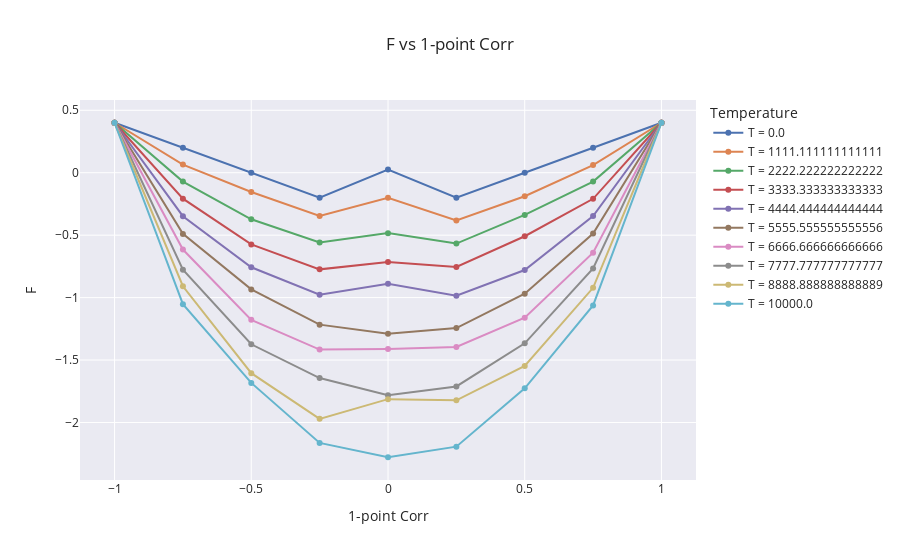

Notebook cell for this chart:
### Code cell
fig = go.Figure()
results = df8

for T in results['T'].unique():
    fig.add_trace(go.Scatter(x = results[results['T'] == T]['1-point_corr'],
                             y = results[results['T'] == T]['F'],
                             mode='markers+lines',
                             name=f'T = {T}',
                            )
                 )

fig.update_layout(
    title="F vs 1-point Corr",
    xaxis_title="1-point Corr",
    yaxis_title="F",
    legend_title="Temperature",
    template='seaborn'
)
#fig.update_traces(texttemplate='%{text:.2s}', textposition='top center')
fig.show()

### Figure 1 — Plotly figure (JSON) as saved in the notebook; plotly's stock layout.template omitted (floating-point values rounded to 4 significant figures)
{"data": [{"mode": "markers+lines", "name": "T = 0.0", "type": "scatter", "x": [-1.0, -0.75, -0.5, -0.25, 0, 0.25, 0.5, 0.75, 1.0], "y": [0.4, 0.2, 3.799e-10, -0.2, 0.02501, -0.2, 5.821e-08, 0.2, 0.4]}, {"mode": "markers+lines", "name": "T = 1111.111111111111", "type": "scatter", "x": [-1.0, -0.75, -0.5, -0.25, 0, 0.25, 0.5, 0.75, 1.0], "y": [0.4, 0.06522, -0.1546, -0.3461, -0.2004, -0.3819, -0.1884, 0.06105, 0.4]}, {"mode": "markers+lines", "name": "T = 2222.222222222222", "type": "scatter", "x": [-1.0, -0.75, -0.5, -0.25, 0, 0.25, 0.5, 0.75, 1.0], "y": [0.4, -0.07091, -0.3726, -0.5585, -0.4837, -0.5675, -0.3376, -0.07086, 0.4]}, {"mode": "markers+lines", "name": "T = 3333.333333333333", "type": "scatter", "x": [-1.0, -0.75, -0.5, -0.25, 0, 0.25, 0.5, 0.75, 1.0], "y": [0.4, -0.208, -0.5742, -0.7738, -0.7156, -0.754, -0.5087, -0.209, 0.4]}, {"mode": "markers+lines", "name": "T = 4444.444444444444", "type": "scatter", "x": [-1.0, -0.75, -0.5, -0.25, 0, 0.25, 0.5, 0.75, 1.0], "y": [0.4, -0.3482, -0.7572, -0.9774, -0.8893, -0.9849, -0.7789, -0.347, 0.4]}, {"mode": "markers+lines", "name": "T = 5555.555555555556", "type": "scatter", "x": [-1.0, -0.75, -0.5, -0.25, 0, 0.25, 0.5, 0.75, 1.0], "y": [0.4, -0.4898, -0.9342, -1.216, -1.29, -1.244, -0.9686, -0.487, 0.4]}, {"mode": "markers+lines", "name": "T = 6666.666666666666", "type": "scatter", "x": [-1.0, -0.75, -0.5, -0.25, 0, 0.25, 0.5, 0.75, 1.0], "y": [0.4, -0.615, -1.178, -1.416, -1.41, -1.395, -1.16, -0.6403, 0.4]}, {"mode": "markers+lines", "name": "T = 7777.777777777777", "type": "scatter", "x": [-1.0, -0.75, -0.5, -0.25, 0, 0.25, 0.5, 0.75, 1.0], "y": [0.4, -0.7767, -1.374, -1.644, -1.781, -1.711, -1.366, -0.7669, 0.4]}, {"mode": "markers+lines", "name": "T = 8888.888888888889", "type": "scatter", "x": [-1.0, -0.75, -0.5, -0.25, 0, 0.25, 0.5, 0.75, 1.0], "y": [0.4, -0.909, -1.605, -1.971, -1.813, -1.822, -1.547, -0.9217, 0.4]}, {"mode": "markers+lines", "name": "T = 10000.0", "type": "scatter", "x": [-1.0, -0.75, -0.5, -0.25, 0, 0.25, 0.5, 0.75, 1.0], "y": [0.4, -1.053, -1.683, -2.163, -2.278, -2.193, -1.726, -1.063, 0.4]}], "layout": {"legend": {"title": {"text": "Temperature"}}, "title": {"text": "F vs 1-point Corr"}, "xaxis": {"title": {"text": "1-point Corr"}}, "yaxis": {"title": {"text": "F"}}}}
